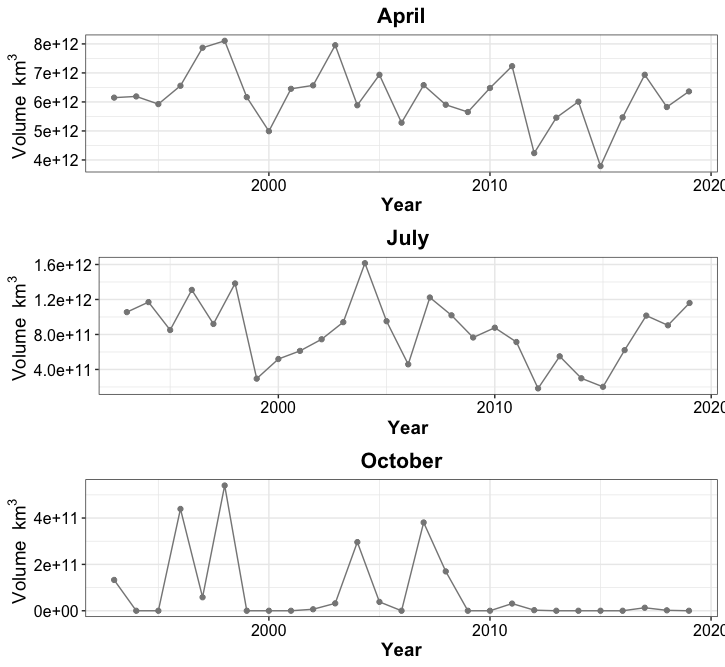

The R source for this figure:
#####load required functions
#  You will need to download the functions from here https://gist.github.com/gavinsimpson/e73f011fdaaab4bb5a30

setwd("~/Desktop/NYB Indicators/Deriv")
source("Deriv.R")
library(mgcv)
#library(mgcViz)
library(ggplot2)

#######Load the datasets
setwd("~/Desktop/NYB Indicators/Final_timeseries")
CP<-read.csv("CP_volume_Dec_6_2021.csv", header = TRUE)


# Your final time series is (hopefully) a dataframe with a column for the year 
# and a column for whatever the data variable is.  Here I give an example using 
# Hudson river mean flow data where one column is year and the other is flowrate

# Creat a GAM - adjust k and remember to check model
mod<- gam(April ~ s(X, k=5), data = CP)
summary(mod) #check out model
gam.check(mod)

pdata <- with(CP, data.frame(X = X))
p2_mod <- predict(mod, newdata = pdata,  type = "terms", se.fit = TRUE)
intercept = 6.183867e+12 # look at p2_mod and extract the intercept
pdata <- transform(pdata, p2_mod = p2_mod$fit[,1], se2 = p2_mod$se.fit[,1])

#  Now that we have the model prediction, the next step is to calculate the first derivative
#  Then determine which increases and decreases are significant
Term = "X"
mod.d <- Deriv(mod, n=27) # n is the number of years
mod.dci <- confint(mod.d, term = Term)
mod.dsig <- signifD(pdata$p2_mod, d = mod.d[[Term]]$deriv,
                    +                    mod.dci[[Term]]$upper, mod.dci[[Term]]$lower)

# Take a quick look to make sure it appears ok before final plotting
plot(April ~ X, data = CP)
lines(April ~ X, data = CP)
lines(p2_mod+intercept ~ X, data = pdata, type = "n")
lines(p2_mod+intercept ~ X, data = pdata)
lines(unlist(mod.dsig$incr)+intercept ~ X, data = pdata, col = "blue", lwd = 3)
lines(unlist(mod.dsig$decr)+intercept ~ X, data = pdata, col = "red", lwd = 3)

linearMod<- lm(April ~ X, data=CP)
summary(linearMod)

April_plot <- ggplot() + 
  geom_line(data = CP, aes(x = X, y = April), color = 'grey53') +
  geom_point(data = CP, aes(x = X, y = April), color = 'gray53') + 
  #geom_smooth(data = CP, aes(x = X, y = April), method = lm, se = FALSE, color = 'black') + 
  #geom_line(data=pdata, aes(x = X, y = p2_mod+intercept), se = FALSE, color = 'black', linetype = 'twodash', size = 1) + 
  #geom_line(data = pdata, aes(y = unlist(mod.dsig$incr)+intercept, x = X), color = "blue", size = 1) + 
  #geom_line(data = pdata, aes(y = unlist(mod.dsig$decr)+intercept, x = X), color = 'red', size = 1) + 
  theme_bw() +
  labs (y = bquote("Volume "~m^3~""), x = 'Year', title = 'April') + 
  theme(plot.title=element_text(size = 16,face = 'bold',hjust = 0.5), axis.title=element_text(size = 14, face = 'bold'), axis.text= element_text(color = 'black', size = 12))

# JULY Creat a GAM - adjust k and remember to check model
mod<- gam(July ~ s(X, k=5), data = CP)
summary(mod) #check out model
gam.check(mod)

pdata <- with(CP, data.frame(X = X))
p2_mod <- predict(mod, newdata = pdata,  type = "terms", se.fit = TRUE)
intercept = 828264073739  # look at p2_mod and extract the intercept
pdata <- transform(pdata, p2_mod = p2_mod$fit[,1], se2 = p2_mod$se.fit[,1])

#  Now that we have the model prediction, the next step is to calculate the first derivative
#  Then determine which increases and decreases are significant
Term = "X"
mod.d <- Deriv(mod, n=27) # n is the number of years
mod.dci <- confint(mod.d, term = Term)
mod.dsig <- signifD(pdata$p2_mod, d = mod.d[[Term]]$deriv,
                    +                    mod.dci[[Term]]$upper, mod.dci[[Term]]$lower)

# Take a quick look to make sure it appears ok before final plotting
plot(July ~ X, data = CP)
lines(July ~ X, data = CP)
lines(p2_mod+intercept ~ X, data = pdata, type = "n")
lines(p2_mod+intercept ~ X, data = pdata)
lines(unlist(mod.dsig$incr)+intercept ~ X, data = pdata, col = "blue", lwd = 3)
lines(unlist(mod.dsig$decr)+intercept ~ X, data = pdata, col = "red", lwd = 3)

linearMod<- lm(July ~ X, data=CP)
summary(linearMod)

July_plot<- ggplot() + 
  geom_line(data = CP, aes(x = X, y = July), color = 'grey53') +
  geom_point(data = CP, aes(x = X, y = July), color = 'gray53') + 
  #geom_smooth(data = CP, aes(x = X, y = April), method = lm, se = FALSE, color = 'black') + 
  #geom_line(data=pdata, aes(x = X, y = p2_mod+intercept), se = FALSE, color = 'black', linetype = 'twodash', size = 1) + 
  #geom_line(data = pdata, aes(y = unlist(mod.dsig$incr)+intercept, x = X), color = "blue", size = 1) + 
  #geom_line(data = pdata, aes(y = unlist(mod.dsig$decr)+intercept, x = X), color = 'red', size = 1) + 
  theme_bw() +
  labs (y = bquote("Volume "~m^3~ ""), x = 'Year', title = 'July') + 
  theme(plot.title=element_text(size = 16,face = 'bold',hjust = 0.5), axis.title=element_text(size = 14, face = 'bold'), axis.text= element_text(color = 'black', size = 12))

# October Creat a GAM - adjust k and remember to check model
mod<- gam(October ~ s(X, k=5), data = CP)
summary(mod) #check out model
gam.check(mod)

pdata <- with(CP, data.frame(X = X))
p2_mod <- predict(mod, newdata = pdata,  type = "terms", se.fit = TRUE)
intercept = 79364088943   # look at p2_mod and extract the intercept
pdata <- transform(pdata, p2_mod = p2_mod$fit[,1], se2 = p2_mod$se.fit[,1])

#  Now that we have the model prediction, the next step is to calculate the first derivative
#  Then determine which increases and decreases are significant
Term = "X"
mod.d <- Deriv(mod, n=27) # n is the number of years
mod.dci <- confint(mod.d, term = Term)
mod.dsig <- signifD(pdata$p2_mod, d = mod.d[[Term]]$deriv,
                    +                    mod.dci[[Term]]$upper, mod.dci[[Term]]$lower)

# Take a quick look to make sure it appears ok before final plotting
plot(October ~ X, data = CP)
lines(October ~ X, data = CP)
lines(p2_mod+intercept ~ X, data = pdata, type = "n")
lines(p2_mod+intercept ~ X, data = pdata)
lines(unlist(mod.dsig$incr)+intercept ~ X, data = pdata, col = "blue", lwd = 3)
lines(unlist(mod.dsig$decr)+intercept ~ X, data = pdata, col = "red", lwd = 3)

linearMod<- lm(October ~ X, data=CP)
summary(linearMod)

Oct_plot<-ggplot() + 
  geom_line(data = CP, aes(x = X, y = October), color = 'grey53') +
  geom_point(data = CP, aes(x = X, y = October), color = 'gray53') + 
  #geom_smooth(data = CP, aes(x = X, y = April), method = lm, se = FALSE, color = 'black') + 
  #geom_line(data=pdata, aes(x = X, y = p2_mod+intercept), se = FALSE, color = 'black', linetype = 'twodash', size = 1) + 
  #geom_line(data = pdata, aes(y = unlist(mod.dsig$incr)+intercept, x = X), color = "blue", size = 1) + 
  #geom_line(data = pdata, aes(y = unlist(mod.dsig$decr)+intercept, x = X), color = 'red', size = 1) + 
  theme_bw() +
  labs (y = bquote("Volume "~m^3~ ""), x = 'Year', title = 'October') + 
  theme(plot.title=element_text(size = 16,face = 'bold',hjust = 0.5), axis.title=element_text(size = 14, face = 'bold'), axis.text= element_text(color = 'black', size = 12))

# Now plot all 3 together
library(ggpubr)
ggarrange(April_plot,July_plot,Oct_plot,nrow=3,ncol=1)
